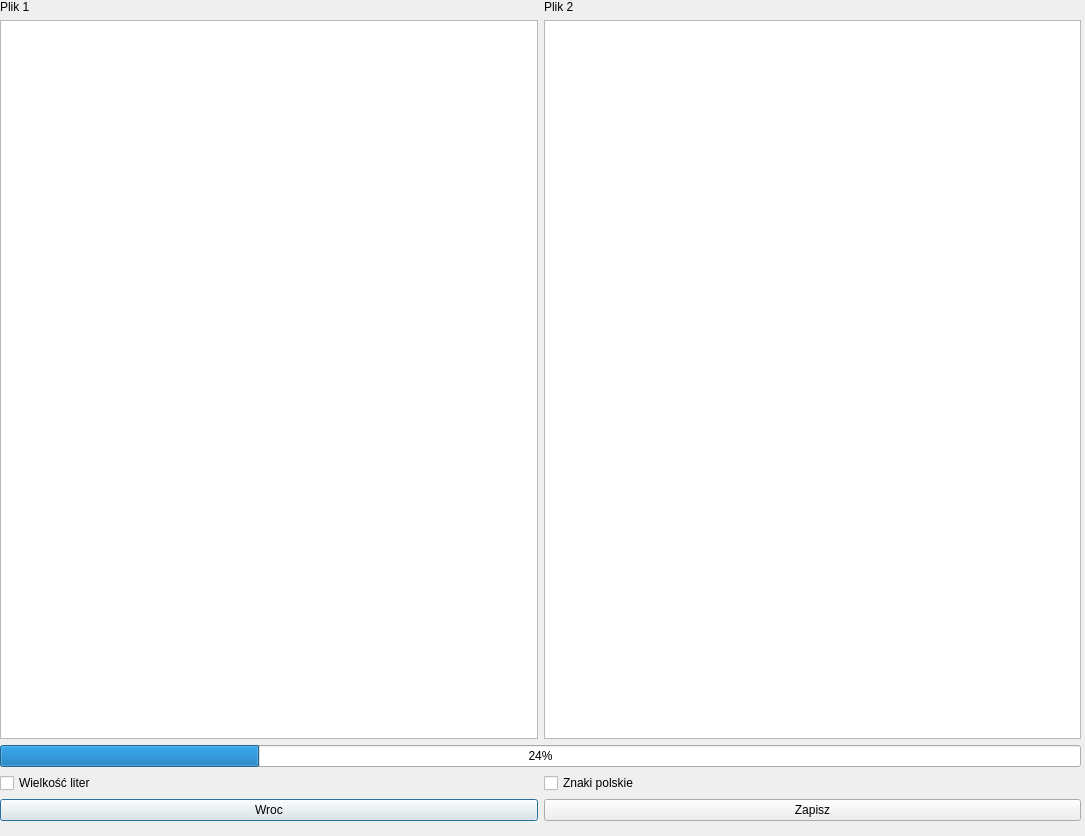
<?xml version="1.0" encoding="UTF-8"?>
<ui version="4.0">
 <class>DuoPliko</class>
 <widget class="QDialog" name="DuoPliko">
  <property name="geometry">
   <rect>
    <x>0</x>
    <y>0</y>
    <width>1085</width>
    <height>836</height>
   </rect>
  </property>
  <property name="windowTitle">
   <string>Dialog</string>
  </property>
  <widget class="QWidget" name="verticalLayoutWidget">
   <property name="geometry">
    <rect>
     <x>0</x>
     <y>0</y>
     <width>1081</width>
     <height>821</height>
    </rect>
   </property>
   <layout class="QVBoxLayout" name="verticalLayout">
    <item>
     <layout class="QHBoxLayout" name="horizontalLayout_4">
      <item>
       <widget class="QLabel" name="label_2">
        <property name="text">
         <string>Plik 1</string>
        </property>
       </widget>
      </item>
      <item>
       <widget class="QLabel" name="label">
        <property name="text">
         <string>Plik 2</string>
        </property>
       </widget>
      </item>
     </layout>
    </item>
    <item>
     <layout class="QHBoxLayout" name="horizontalLayout">
      <item>
       <widget class="QTextEdit" name="textEdit1"/>
      </item>
      <item>
       <widget class="QTextEdit" name="textEdit2"/>
      </item>
     </layout>
    </item>
    <item>
     <widget class="QProgressBar" name="progressBar">
      <property name="value">
       <number>24</number>
      </property>
     </widget>
    </item>
    <item>
     <layout class="QHBoxLayout" name="horizontalLayout_2">
      <item>
       <widget class="QCheckBox" name="checkBox_2">
        <property name="text">
         <string>Wielkość liter</string>
        </property>
       </widget>
      </item>
      <item>
       <widget class="QCheckBox" name="checkBox">
        <property name="text">
         <string>Znaki polskie</string>
        </property>
       </widget>
      </item>
     </layout>
    </item>
    <item>
     <layout class="QHBoxLayout" name="horizontalLayout_3">
      <item>
       <widget class="QPushButton" name="return_2">
        <property name="text">
         <string>Wroc</string>
        </property>
       </widget>
      </item>
      <item>
       <widget class="QPushButton" name="save">
        <property name="text">
         <string>Zapisz</string>
        </property>
       </widget>
      </item>
     </layout>
    </item>
   </layout>
  </widget>
 </widget>
 <resources/>
 <connections/>
</ui>
